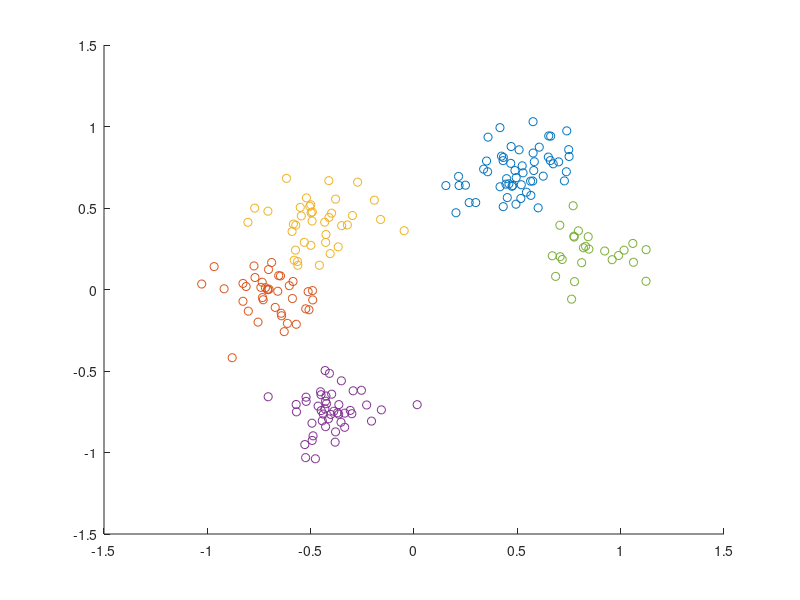

MATLAB code to generate this figure:
clear all; close all;
load('points.mat');

%Allocate and intialize
C = cell([200,1]);
n = length(pts);

single_link = false; %false for complete linkage
   
%create single element clusters for the start
%we represent the points with their indeces
for i = 1:n
    C{i} = i;
end
%calculate complete distance matrix once
distances = pdist2(pts,pts);
distances(distances==0)=Inf;

%now merge clusters 195 times -> 5 clusters left
for i= n:-1:6
    %get smallest distance
    [~,ind] = min(distances(:));
    [xentr,yentr] = ind2sub([n,n],ind);
    %merge the corresponding index-clusters
    C{min(xentr,yentr)} = [C{xentr},C{yentr}];
    C{max(xentr,yentr)} = [];

    %%% patching the distance-matrix up for the next step
    mergeInto = min(xentr,yentr); %merge them into the lower index
    mergeFrom = max(xentr,yentr); %and from the higher index
                                  %we don't move the n-th row into the
                                  %higher index because that's just
                                  %cosmetics
    
    %single link takes the smaller number, complete linkage the bigger number
    %because we only ever merge 2 clusters who already fulfill the
    %respective property this property is not lost in this step.
    if single_link
        distances(mergeInto,:) = min([distances(xentr,:);distances(yentr,:)]);
        distances(:,mergeInto) = min([distances(xentr,:);distances(yentr,:)]);
    else
        distances(mergeInto,:) = max([distances(xentr,:);distances(yentr,:)]);
        distances(:,mergeInto) = max([distances(xentr,:);distances(yentr,:)]);
    end
    %by doing this the min funtion returns the correct value in the next
    %iteration
    distances(mergeInto,mergeInto) = Inf;
    distances(xentr,yentr) = Inf;
    distances(yentr,xentr) = Inf;       
    distances(mergeFrom,:) = Inf([200,1]);
    distances(:,mergeFrom) = Inf([200,1]);
end


%plotting
figure();
hold on;
for i = 1:n
    if ~(isempty(C{i}))
        plot(pts(C{i},1),pts(C{i},2),'o')
    end
end

